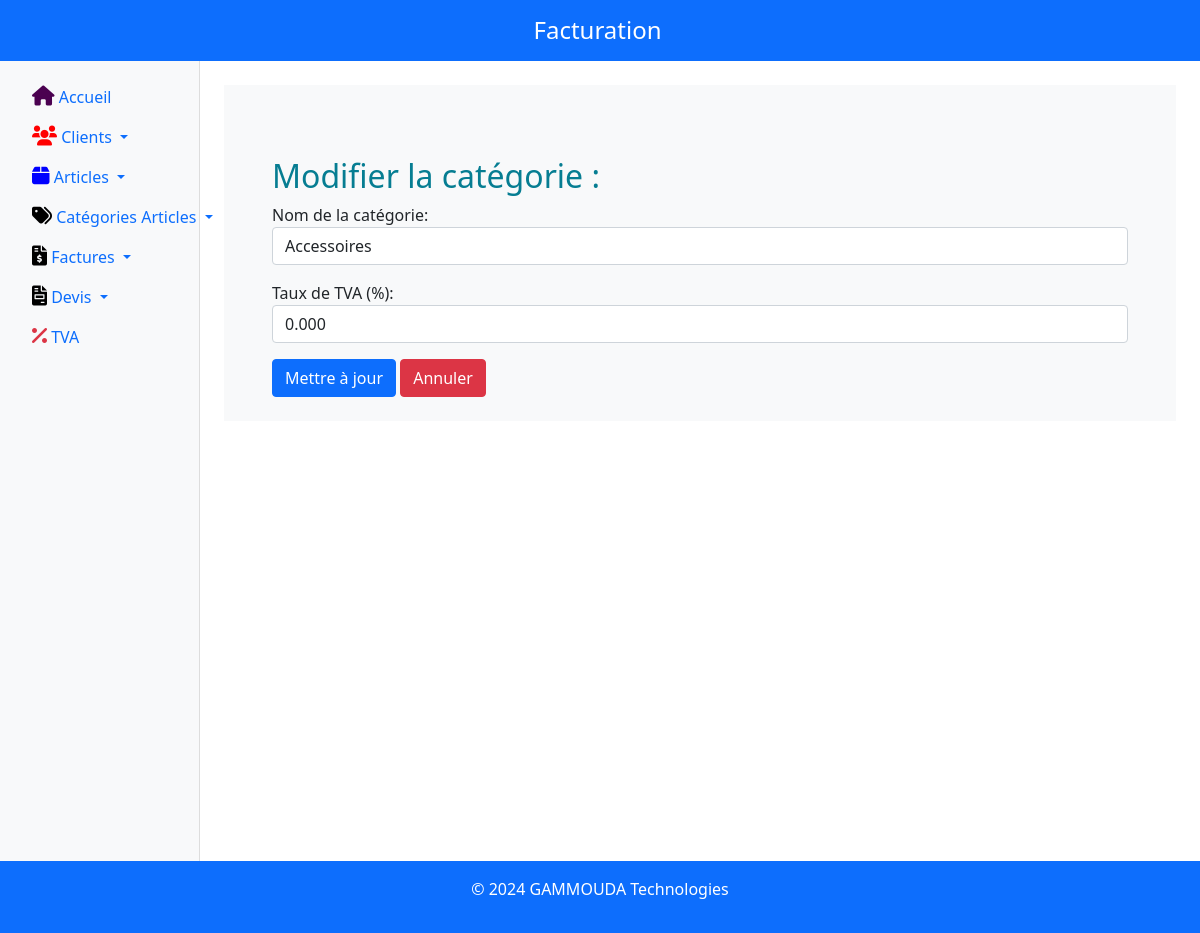
The page /categorie_article/update/15/ on the database as committed earlier.
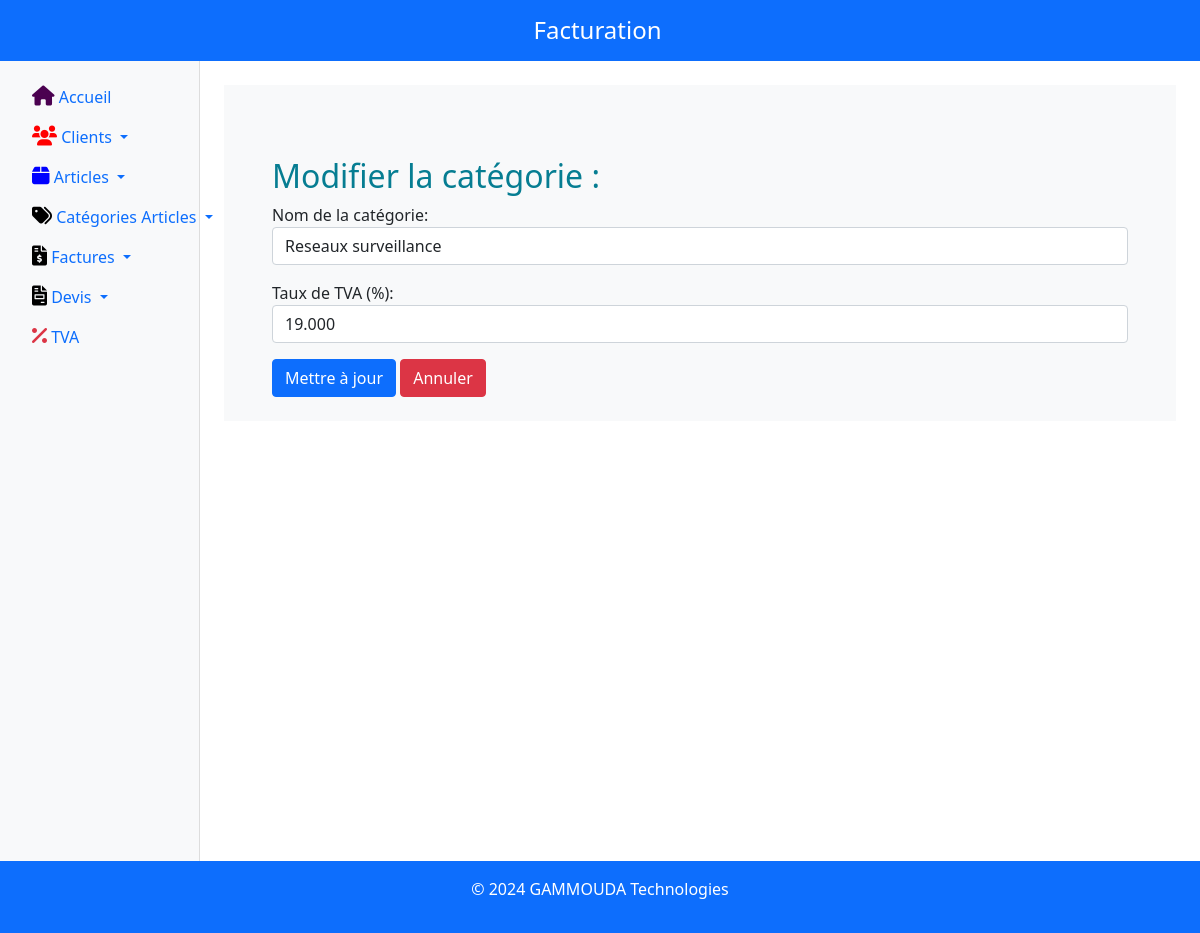
The same page on the database as committed later.
### categorie_article/models.py (models this page shows, shortened)
class CategorieArticle(models.Model):
    nom = models.CharField(max_length=100)
    taux_tva = models.DecimalField(max_digits=5, decimal_places=3, default=0)  # Check this field
    created_at = models.DateTimeField(default=now, editable=False)  # Ajout du champ created_at

### categorie_article/views.py (the view)
# urls.py: path('update/<int:pk>/', views.update_categorie, name='update_categorie'),
def update_categorie(request, pk):
    categorie = get_object_or_404(CategorieArticle, pk=pk)
    if request.method == 'POST':
        form = CategorieArticleForm(request.POST, instance=categorie)
        if form.is_valid():
            form.save()
            return redirect('list_categories')
    else:
        form = CategorieArticleForm(instance=categorie)
    return render(request, 'categorie_article/update_categorie.html', {'form': form})

### categorie_article/forms.py
class CategorieArticleForm(forms.ModelForm):
    class Meta:
        model = CategorieArticle
        fields = ['nom', 'taux_tva']
        widgets = {
            'nom': forms.TextInput(attrs={'class': 'form-control', 'placeholder': 'Nom de la catégorie'}),
            'taux_tva': forms.NumberInput(attrs={'class': 'form-control', 'step': '0.001', 'placeholder': 'Taux TVA'}),
        }
        labels = {
            'nom': 'Nom de la catégorie',
            'taux_tva': 'Taux de TVA (%)',
        }

### categorie_article/templates/categorie_article/update_categorie.html (shortened to what this page needs)
{% extends 'base.html' %}
{% block content %}
<div class="container mt-5">
    <h2 class="font-weight-bold" style="color: rgb(6, 125, 146);">Modifier la catégorie : {{ categorie.nom }}</h2>
    <form method="POST">
        {{ form.as_p }}
        <div class="mt-3">
            <button type="submit" class="btn btn-primary">Mettre à jour</button>
            <a href="{% url 'list_categories' %}" class="btn btn-danger">Annuler</a>
        </div>
    </form>
</div>
{% endblock %}

Rows that differ between the two databases and show on the page:
changed CategorieArticle: nom "Accessoires" → "Reseaux surveillance"; taux_tva "0.000" → "19.000"
